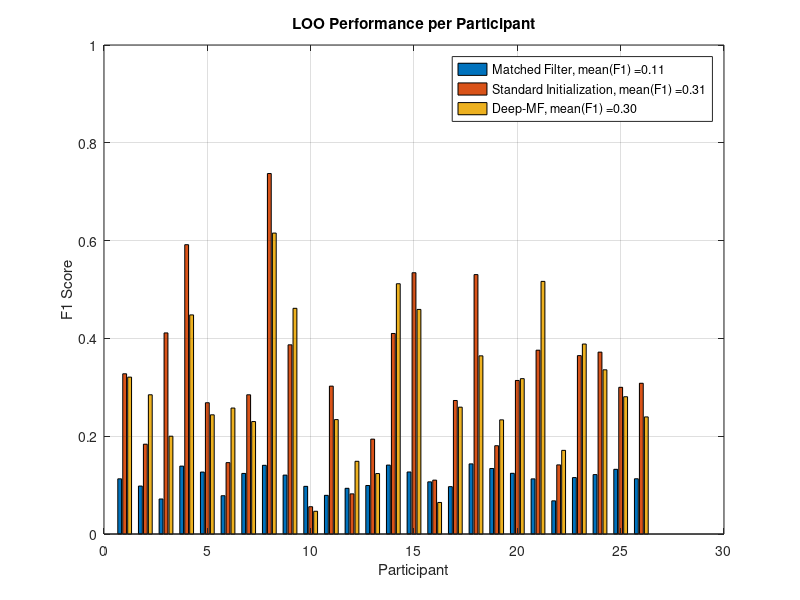

Here is the MATLAB script that generated this plot:
load("LOO_results.mat")
load("MF_results.mat")
F1_deepMF(size(results)) = 0;
F1_deepMF_He(size(results)) = 0;
F1_rand(size(results)) = 0;
F1_MF(size(results)) = 0;

Precision_deepMF(size(results)) = 0;
Sensitivity_deepMF(size(results)) = 0;
Precision_rand(size(results)) = 0;
Sensitivity_rand(size(results)) = 0;
for i = 1:length(results)
    TP = results{i}.tp_deepMF;
    FN = results{i}.fn_deepMF;
    FP = results{i}.fp_deepMF;
    TP = double(TP);
    FP = double(FP);
    FN = double(FN);
    Sensitivity = TP ./ (TP + FN);
    Precision   = TP ./ (TP + FP);
    F1_deepMF(i) = 2 * (Precision .* Sensitivity) ./ (Precision + Sensitivity);

    TP = results{i}.tp_deepMF_He;
    FN = results{i}.fn_deepMF_He;
    FP = results{i}.fp_deepMF_He;
    TP = double(TP);
    FP = double(FP);
    FN = double(FN);
    Sensitivity = TP ./ (TP + FN);
    Precision   = TP ./ (TP + FP);  
    Precision_deepMF(i) = Precision;
    Sensitivity_deepMF(i) = Sensitivity;
  
    F1_deepMF_He(i) = 2 * (Precision .* Sensitivity) ./ (Precision + Sensitivity);

    TP = results{i}.tp_rand;
    FN = results{i}.fn_rand;
    FP = results{i}.fp_rand;
    TP = double(TP);
    FP = double(FP);
    FN = double(FN);
    Sensitivity = TP ./ (TP + FN);
    Precision   = TP ./ (TP + FP);
    Precision_rand(i) = Precision;
    Sensitivity_rand(i) = Sensitivity;
    F1_rand(i) = 2 * (Precision .* Sensitivity) ./ (Precision + Sensitivity);

    TP = MF_results{i}.tp_MF;
    FN = MF_results{i}.fn_MF;
    FP = MF_results{i}.fp_MF;
    TP = double(TP);
    FP = double(FP);
    FN = double(FN);
    Sensitivity = TP ./ (TP + FN);
    Precision   = TP ./ (TP + FP);
    Precision_rand(i) = Precision;
    Sensitivity_rand(i) = Sensitivity;
    F1_MF(i) = 2 * (Precision .* Sensitivity) ./ (Precision + Sensitivity);

end
%%
F1_all = [F1_MF(:), F1_rand(:), F1_deepMF_He(:)];

figure;
b = bar(F1_all, 'grouped');

xlabel('Participant')
ylabel('F1 Score')
title('LOO Performance per Participant')
ylim([0 1])
grid on
m = mean(F1_all);
label0 = strcat('Matched Filter, mean(F1) = ', num2str(m(1),'%.2f')); 
label1 = strcat('Standard Initialization, mean(F1) = ', num2str(m(2),'%.2f')); 
label2 = strcat('Deep-MF, mean(F1) = ', num2str(m(3),'%.2f')); 
legend({label0,label1,label2}, 'Location','best')
